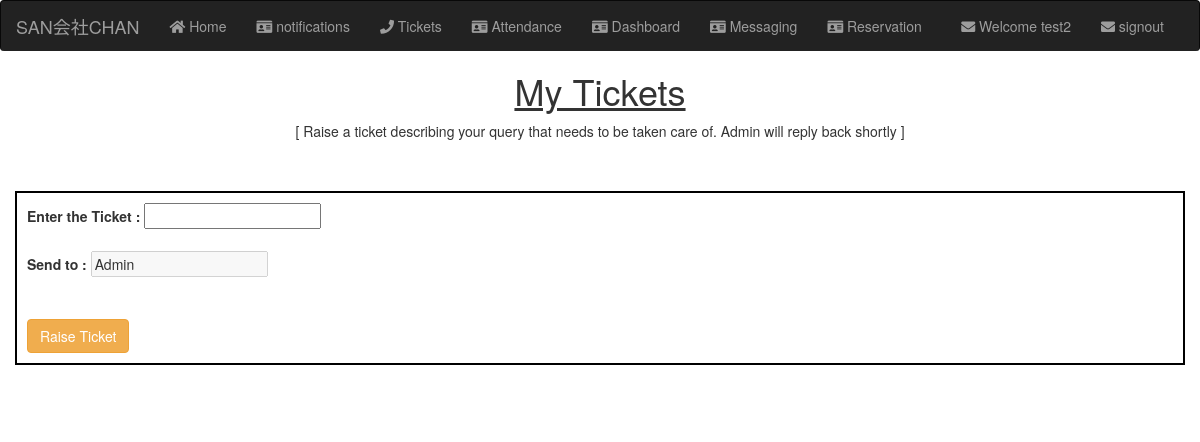
/tickets (signed in), run on an earlier commit of the app's database.
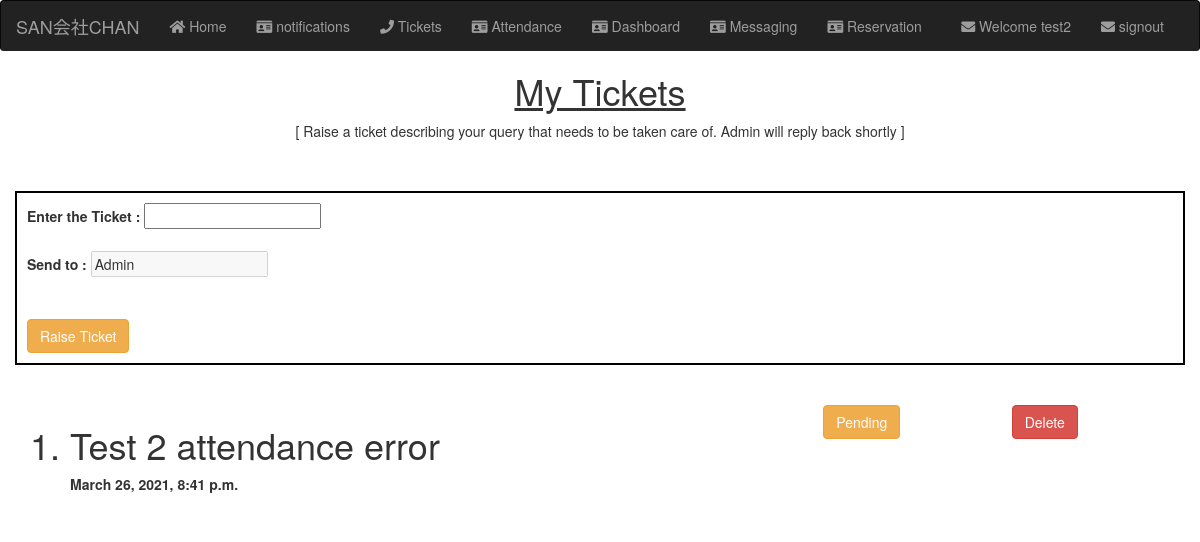
And on a later commit of the database.
### homepage/models.py (models this page shows)
class Tickets(models.Model):
    employee = models.ForeignKey(Employee , on_delete = models.CASCADE , related_name="ticket_employee")
    query = models.CharField(max_length=200)
    sender = models.ForeignKey(Employee , on_delete = models.CASCADE , related_name="ticket_sender")
    reciever = models.ForeignKey(Employee , on_delete = models.CASCADE , blank = True, null= True ,  related_name="ticket_reciever")
    created_at = models.DateTimeField(auto_now_add=True)
    status = models.IntegerField(default = 0)
    def __str__(self):
        return self.query

### homepage/views.py (the view, shortened to what this page needs)
# urls.py: path('tickets', views.tickets , name = "tickets"),
def tickets(request):
    current_user = request.user
    admin = Employee.objects.get(emp_no = 0)
    ticket = Tickets.objects.all().filter(~Q(status=3)).filter(employee__user_profile__email = current_user.email).order_by('-created_at')
    print(ticket)
    return render(request,'landing/tickets.html', {'tickets' : ticket , 'curr_user' : current_user , 'admin':admin})

### templates/landing/tickets.html (shortened to what this page needs)
<!DOCTYPE html>
{% extends "base.html" %}
{% load static %}
{% block body %}
    <h1 style = "text-align: center;"> <u> My Tickets </u> </h1>
    <p style = "text-align: center;">[ Raise a ticket describing your query that needs to be taken care of. Admin will reply back shortly ]</p>
    <br><br>
    <form style="border: 2px solid black; padding:10px;" method="POST">
        <label for="ticket">Enter the Ticket : </label>
        <input type="text" name="ticket">
        <br><br>
        <label for="reciever"> Send to :</label>
        <input type="text" name="reciever" value= "Admin" disabled >
        <br><br><br>
        <input type="submit" class="btn btn-warning "  value="Raise Ticket">
    </form>
    <br><br>
    <ol>
    {% for ticket in tickets %}
    <div>
            <div class="col-md-12">
                <div class="row">
                    <div class="col-md-8">
                        <h1> <li> {{ticket}} </li> </h1>
                        <b>{{ticket.created_at}}</b><br><br>
                    </div>
                    <div class="col-md-2">
                        {% if ticket.status == 0 %}
                        <a href="{% url 'homepage:ticket_status' pk1=ticket.id pk2=1 %}"><button class="btn btn-warning"> Pending </button> </a>
                        {% endif %}
                    </div>
                    <div class="col-md-2">
                        <a href=" {% url 'homepage:ticket_status' pk1=ticket.id pk2=3 %}"><button class="btn btn-danger"> Delete </button> </a>
                    </div>
                </div>
            </div>
    </div>
    {% endfor %}
    </ol>
{% endblock %}

What changed in the data, as far as the page shows it:
added Tickets: query "Test 2 attendance error", created_at "March 26, 2021, 8:41 p.m.", status "Pending"
